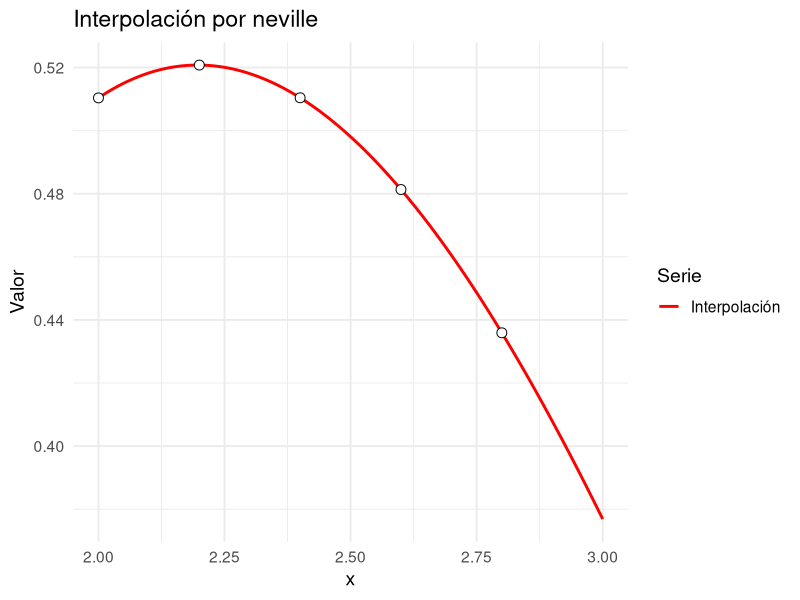
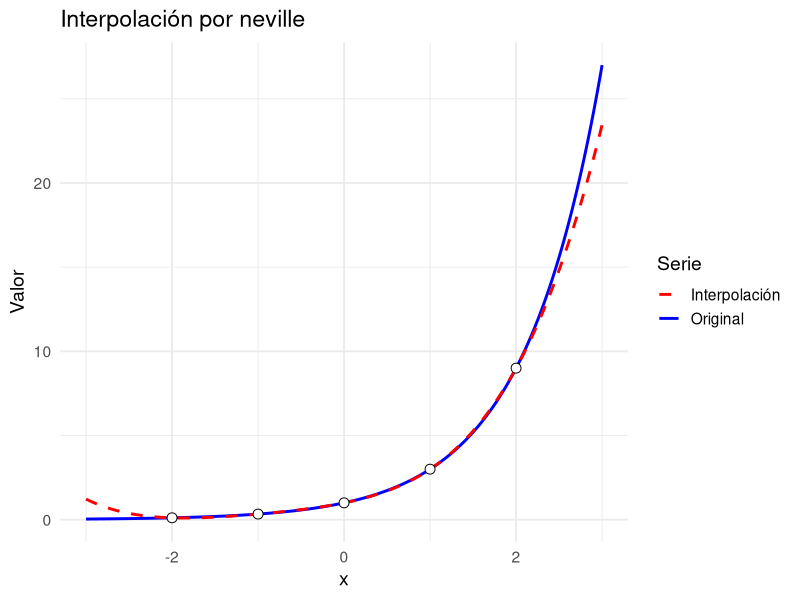

Here is the R script that generated these plots, in order: (Note: this script raises an error after producing the figures.)
library(tidyverse)

# Neville: interpolacion en un punto x a partir de un vector de nodos (xi) y otro de valores (f(xi))

# Retorna una lista con el valor interpolado y la matriz completa Q (la que posee todos los polinomios utilizados para la construccion del polinomio completo)

neville <- function(nodos, valores, x) {
  stopifnot(is.numeric(nodos),
            is.numeric(valores),
            length(nodos) == length(valores))
  n <- length(nodos)
  Q <- matrix(NA_real_, nrow = n, ncol = n)
  
  # Columna inicial con valores de Y
  Q[, 1] <-  valores
  
  # Construccion de la tabla de Neville
  for (i in 2:n) {
    for (j in 2:i) {
      numerador <- ((x - nodos[i - j + 1]) * Q[i, j - 1] - (x - nodos[i]) * Q[i -
                                                                                1, j - 1])
      denominador <- nodos[i] - nodos[i - j + 1]
      Q[i, j] <-  numerador / denominador
    }
  }
  return(list(valor = Q[n, n], tabla = Q))
}

equis <- c(2, 2.2, 2.4, 2.6, 2.8)
ye <- c(0.5103757, 0.5207843, 0.5104147, 0.4813306, 0.4359160)

neville(equis, ye, 2.5)

graficar.polinomio <- function(nodos,
                               a,
                               b,
                               metodo,
                               f = NULL,
                               valores = NULL,
                               df = NULL,
                               derivadas.clamped = NULL) {
  stopifnot(is.numeric(nodos), length(nodos) >= 2)
  # Validación: exactamente uno de f o valores
  if (is.null(f) == is.null(valores)) {
    stop("Debe proveer exactamente uno: 'f' (función) o 'valores' (numérico).")
  }
  # Obtener valores en nodos según el caso
  if (!is.null(f)) {
    stopifnot(is.function(f))
    valores_nodos <- f(nodos)
  } else {
    stopifnot(is.numeric(valores), length(valores) == length(nodos))
    valores_nodos <- valores
  }
  
  # Derivadas (opcional). Acepta función o vector numérico.
  derivadas_nodos <- NULL
  if (!is.null(df)) {
    if (is.function(df)) {
      derivadas_nodos <- df(nodos)
    } else if (is.numeric(df)) {
      stopifnot(length(df) == length(nodos))
      derivadas_nodos <- df
    } else {
      stop("`df` debe ser función o vector numérico de derivadas en los nodos.")
    }
  }
  
  # Wrapper vectorizado para el método (con o sin derivadas)
  if (!is.null(derivadas_nodos)) {
    H <- function(x)
      vapply(x, function(xx)
        metodo(nodos, valores_nodos, derivadas_nodos, xx)$valor, numeric(1))
  } else {
    if(is.null(derivadas.clamped)){
      H <- function(x)
        vapply(x, function(xx)
          metodo(nodos, valores_nodos, xx)$valor, numeric(1))
    } else{
      H <- function(x)
        vapply(x, function(xx)
          spline.sujeto(nodos, valores_nodos, derivadas.clamped, xx)$valor, numeric(1))
    }
  }
  
  # Malla y data frames
  xi <- seq(a, b, length.out = 400)
  df_plot <- data.frame(x  = xi,
                        Hx = H(xi),
                        fx = if (!is.null(f))
                          f(xi)
                        else
                          NA_real_)
  df_nodos <- data.frame(x = nodos, y = valores_nodos)
  
  # Gráfico: con f (dos curvas) o solo interpolación
  p <- ggplot(df_plot, aes(x = x))
  if (!is.null(f)) {
    p <- p +
      geom_line(aes(y = fx, color = "Original"), linewidth = 1) +
      geom_line(aes(y = Hx, color = "Interpolación"),
                linewidth = 1,
                linetype = "dashed") +
      scale_color_manual(values = c(
        "Original" = "blue",
        "Interpolación" = "red"
      ))
  } else {
    p <- p +
      geom_line(aes(y = Hx, color = "Interpolación"), linewidth = 1) +
      scale_color_manual(values = c("Interpolación" = "red"))
  }
  p +
    geom_point(
      data = df_nodos,
      aes(x = x, y = y),
      shape = 21,
      size = 3,
      fill = "white"
    ) +
    labs(title = paste0("Interpolación por ", deparse(substitute(metodo))), y = "Valor", color = "Serie") +
    theme_minimal(base_size = 14)
}

graficar.polinomio(equis, 2, 3, neville, valores = ye)

nodos.x <- c(-2, -1, 0, 1, 2)
func <- function(x)
  3^x
der <- function(x)
  3^x * log(3)
nodos.y <- func(nodos.x)
deriv.y <- der(nodos.x)

neville(nodos.x, nodos.y, 0.3)

graficar.polinomio(nodos.x, -3, 3, neville, f = func)


# Lagrange.Newton: interpolacion en un punto x function# Lagrange.Newton: interpolacion en un punto x a partir de un vector de nodos y otro de valores

# Retorna una lista con el valor interpolado, la matriz para la construccion de los coeficientes, y un vector de los coeficientes del polinomio de lagrange

lagrange.newton <- function(nodos, valores, x) {
  stopifnot(is.numeric(nodos),
            is.numeric(valores),
            length(nodos) == length(valores))
  n <- length(nodos)
  Q <- matrix(NA_real_, nrow = n, ncol = n)
  
  Q[, 1] <- valores
  
  # Construccion de la tabla de diferencias de Newton
  for (i in 2:n) {
    for (j in 2:i) {
      numerador <- Q[i, j - 1] - Q[i - 1, j - 1]
      denominador <- nodos[i] - nodos[i - j + 1]
      Q[i, j] <-  numerador / denominador
    }
  }
  coeficientes <- diag(Q)
  
  valor = Q[1, 1]
  producto = 1
  
  for (i in 2:n) {
    producto <- producto * (x - nodos[i - 1])
    valor <- valor + coeficientes[i] * producto
  }
  return(list(
    valor = valor,
    tabla = Q,
    coeficientes = coeficientes
  ))
}

lagrange.newton(equis, ye, 2.5)
graficar.polinomio(nodos.x, func, -3, 3, lagrange.newton)

# Hermite.newton: interpolacion en un punto x a partir de un vector de nodos, otro de valores y otro de derivadas

# Retorna una lista con el valor interpolado, la matriz para la construccion de los  y un vector de los coeficientes

hermite.newton <- function(nodos, valores, derivadas, x) {
  stopifnot(
    is.numeric(nodos),
    is.numeric(valores),
    is.numeric(derivadas),
    length(nodos) == length(valores),
    length(nodos) == length(derivadas)
  )
  n <- length(nodos)
  
  Z <- numeric(2 * n)
  Q <- matrix(0, nrow = 2 * n, ncol = 2 * n)
  
  
  # Set-up inicial de la matriz
  for (i in 1:n) {
    z0 <- 2 * i - 1
    z1 <- 2 * i
    Z[z0] <- nodos[i]
    Z[z1] <- nodos[i]
    Q[z0, 1] <- valores[i]
    Q[z1, 1] <- valores[i]
    Q[z1, 2] <- derivadas[i]
    if (i != 1) {
      Q[z0, 2] <- (Q[z0, 1] - Q[z0 - 1, 1]) / (Z[z0] - Z[z0 - 1])
    }
  }
  # Rellenar el resto de la matriz a partir de estos valores
  for (i in 3:(2 * n)) {
    for (j in 3:i) {
      Q[i, j] <- (Q[i, j - 1] - Q[i - 1, j - 1]) / (Z[i] - Z[i - j + 1])
    }
  }
  
  coeficientes <- diag(Q)
  
  valor <- Q[1, 1]
  producto <- 1
  
  for (i in 2:(2 * n)) {
    producto <- producto * (x - Z[i - 1])
    valor <- valor + coeficientes[i] * producto
  }
  return(list(
    valor = valor,
    tabla = Q,
    coeficientes = coeficientes
  ))
}

hermite.newton(nodos.x, nodos.y, deriv.y, 0.5)

graficar.polinomio(nodos.x, func, -5, 5, hermite.newton, der)
graficar.polinomio(c(0, pi / 2, pi, 3 * pi / 2, 2 * pi), function(x)
  sin(x), -0, 8, hermite.newton, function(x)
    cos(x))

graficar.polinomio(c(1, 5, 10, 20), function(x)
  x^10 - x^5 + 1000, 0, 30, hermite.newton, function(x)
    10 * x^9 - 5 * x^4)

# spline.natural: funcion que calcula la interpolacion por splines a partir de unos nodos y sus valores

# Retorna los valores de los coeficientes a, b, c, d de cada una de las n-1 ecuaciones generadas
spline.natural <- function(nodos, valores, x) {
  # Note que los valores de a corresponden a los valores de los nodos en la funcion, por lo que cuando aparezca el vector "valores" se debe entender que equivale al vector "a"
  n <- length(nodos)
  
  h <- numeric(n - 1)
  alfa <- numeric(n - 1)
  alfa[1] <- 0
  
  # Paso 1 y 2: definir los h's y alfas
  for (i in 1:(n - 1)) {
    h[i] <- nodos[i + 1] - nodos[i]
    if (i != 1) {
      alfa[i] <- (3 / h[i]) * (valores[i + 1] - valores[i]) - (3 / h[i - 1]) *
        (valores[i] - valores[i - 1])
    }
  }
  
  #Paso 3: definir valores iniciales de l, m, y z
  l <- numeric(n) # creo que el tamano de esto puede ser n-1
  l[1] <- 1
  m <- numeric(n - 1)
  m[1] <- 0
  z <- numeric(n) # creo que el tamano de esto puede ser n-1
  z[1] <- 0
  
  # Paso 4: rellenar vectores l, m, z
  for (i in 2:(n - 1)) {
    l[i] <- 2 * (nodos[i + 1] - nodos[i - 1]) - h[i - 1] * m[i - 1]
    m[i] <- h[i] / l[i]
    z[i] <- (alfa[i] - h[i - 1] * z[i - 1]) / l[i]
  }
  
  # Paso 5: definir valores finales
  l[n] <- 1 #creo que esto no hace falta
  z[n] <- 0 #esto tampoco
  c <- numeric(n)
  c[n] <- 0
  b <- numeric(n)
  d <- numeric(n)
  
  # Paso 6: sustitucion hacia atras
  for (j in (n - 1):1) {
    c[j] <- z[j] - m[j] * c[j + 1]
    b[j] <- (valores[j + 1] - valores[j]) / h[j] - (h[j] / 3) * (c[j + 1] +
                                                                   2 * c[j])
    d[j] <- (c[j + 1] - c[j]) / (3 * h[j])
  }
  
  # Paso extra: evaluar la interpolacion en el punto x especificado
  
  ## Encontramos los dos nodos que estan prensando al intervalo
  indice <- NULL
  for (i in 1:(n - 1)) {
    if (x >= nodos[i] && x < nodos[i + 1]) {
      indice <- i
    }
  }
  if(x == nodos[n]){
    indice <- n
  }
  if (is.null(indice)) {
    return("El valor de interpolacion debe estar entre dos nodos")
  }
  ## evaluamos en la funcion asociada
  
  valor <- valores[indice] + b[indice] * (x - nodos[indice]) + c[indice] * (x - nodos[indice])^2 + d[indice] * (x - nodos[indice])^3
  
  return(list(
    a = valores,
    b = b,
    c = c,
    d = d,
    valor = valor
  ))
}
spline.natural(c(-2, -1, 0, 1, 2), c(exp(-2), exp(-1), 1, exp(1), exp(2)), 1.1)



# spline.sujeto: funcion que calcula la interpolacion por splines a partir de unos nodos y sus valores

# Retorna los valores de los coeficientes a, b, c, d de cada una de las n-1 ecuaciones generadas
spline.sujeto <- function(nodos, valores, derivadas, x) {
  # Note que los valores de a corresponden a los valores de los nodos en la funcion, por lo que cuando aparezca el vector "valores" se debe entender que equivale al vector "a"
  stopifnot(length(derivadas) == 2)
  n <- length(nodos)
  
  h <- numeric(n - 1)
  alfa <- numeric(n)
  
  # Paso 1 y 2: definir los h's y alfas
  for (i in 1:(n - 1)) {
    h[i] <- nodos[i + 1] - nodos[i]
    if (i != 1) {
      alfa[i] <- (3 / h[i]) * (valores[i + 1] - valores[i]) - (3 / h[i - 1]) *
        (valores[i] - valores[i - 1])
    }
  }
  
  alfa[1] <- 3 * ((valores[2] - valores[1]) / h[1] - derivadas[1])
  alfa[n] <- 3 * (derivadas[2] - (valores[n] - valores[n - 1]) / h[n - 1])
  
  #Paso 3: definir valores iniciales de l, m, y z
  l <- numeric(n) # creo que el tamano de esto puede ser n-1
  l[1] <- 2 * h[1]
  m <- numeric(n - 1)
  m[1] <- 1 / 2
  z <- numeric(n) # creo que el tamano de esto puede ser n-1
  z[1] <- alfa[1] / l[1]
  
  # Paso 4: rellenar vectores l, m, z
  for (i in 2:(n - 1)) {
    l[i] <- 2 * (nodos[i + 1] - nodos[i - 1]) - h[i - 1] * m[i - 1]
    m[i] <- h[i] / l[i]
    z[i] <- (alfa[i] - h[i - 1] * z[i - 1]) / l[i]
  }
  
  # Paso 5: definir valores finales
  l[n] <- h[n - 1] * (2 - m[n - 1])
  z[n] <- (alfa[n] - h[n - 1] * z[n - 1]) / l[n]
  c <- numeric(n)
  c[n] <- z[n]
  b <- numeric(n)
  d <- numeric(n)
  
  # Paso 6: sustitucion hacia atras
  for (j in (n - 1):1) {
    c[j] <- z[j] - m[j] * c[j + 1]
    b[j] <- (valores[j + 1] - valores[j]) / h[j] - (h[j] / 3) * (c[j + 1] + 2 * c[j])
    d[j] <- (c[j + 1] - c[j]) / (3 * h[j])
  }
  
  # Paso extra: evaluar la interpolacion en el punto x especificado
  
  ## Encontramos los dos nodos que estan prensando al intervalo
  indice <- NULL
  for (i in 1:(n - 1)) {
    if (x >= nodos[i] && x < nodos[i + 1]) {
      indice <- i
    }
  }
  if (x == nodos[n]) {
    indice <- n
  }
  if (is.null(indice)) {
    return("El valor de interpolacion debe estar entre dos nodos")
  }
  ## evaluamos en la funcion asociada
  
  valor <- valores[indice] + b[indice] * (x - nodos[indice]) + c[indice] * (x - nodos[indice])^2 + d[indice] * (x - nodos[indice])^3
  
  return(list(
    a = valores,
    b = b,
    c = c,
    d = d,
    valor = valor
  ))
}

spline.sujeto(c(1, 2, 3), c(2, 3, 5), c(2, 1), 2.5)
graficar.polinomio(nodos = c(1, 2, 3), 1, 3, spline.sujeto, valores = c(2, 3, 5), derivadas.clamped = c(2,1))


graficar.polinomio(c(-2, -1, 0, 1, 2), -2, 2, neville, function(x) tanh(x))
graficar.polinomio(c(-2, -1, 0, 1, 2), -2, 2, lagrange.newton, function(x) tanh(x))
graficar.polinomio(c(-2, -1, 0, 1, 2), -2, 2, hermite.newton, f = function(x) tanh(x), df = function(x) 1/cosh(x))
graficar.polinomio(c(-2, -1, 0, 1, 2), -2, 2, spline.natural, function(x) tanh(x))
graficar.polinomio(c(-2, -1, 0, 1, 2), -2, 2, spline.sujeto, f = function(x) tanh(x), derivadas.clamped = c(1/cosh(-2), 1/cosh(2)))


